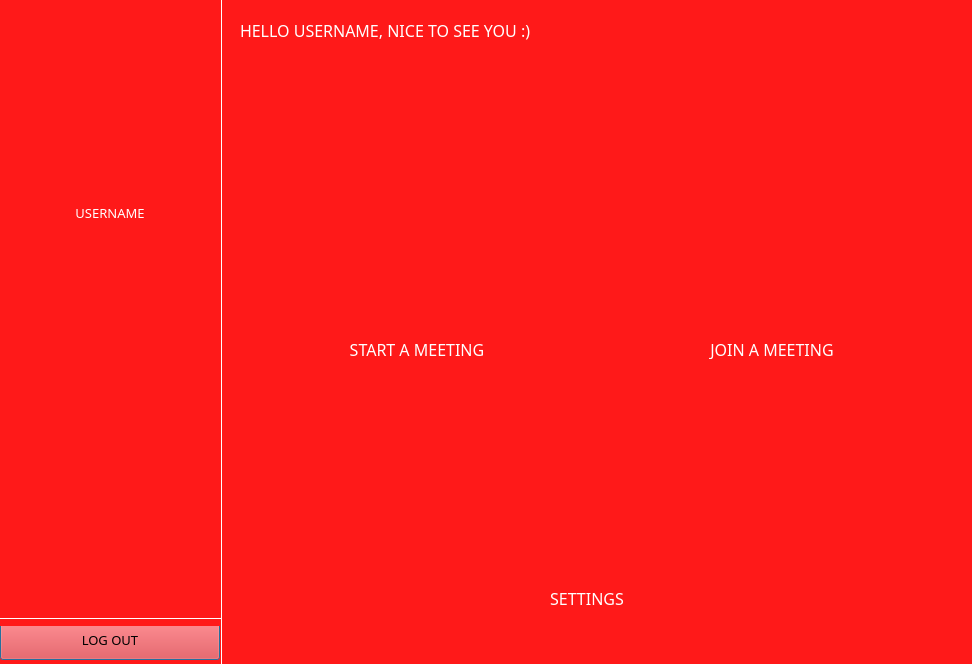
<?xml version="1.0" encoding="UTF-8"?>
<ui version="4.0">
 <class>MainPage</class>
 <widget class="QMainWindow" name="MainPage">
  <property name="geometry">
   <rect>
    <x>0</x>
    <y>0</y>
    <width>972</width>
    <height>664</height>
   </rect>
  </property>
  <property name="windowTitle">
   <string>CAMCALL </string>
  </property>
  <property name="windowIcon">
   <iconset>
    <normalon>official_icon.png</normalon>
   </iconset>
  </property>
  <property name="autoFillBackground">
   <bool>false</bool>
  </property>
  <property name="styleSheet">
   <string notr="true">background-color: rgb(255,25,25);</string>
  </property>
  <widget class="QWidget" name="centralwidget">
   <widget class="Line" name="line">
    <property name="geometry">
     <rect>
      <x>220</x>
      <y>0</y>
      <width>3</width>
      <height>664</height>
     </rect>
    </property>
    <property name="styleSheet">
     <string notr="true">color: rgb(255, 255, 255);</string>
    </property>
    <property name="frameShadow">
     <enum>QFrame::Plain</enum>
    </property>
    <property name="orientation">
     <enum>Qt::Vertical</enum>
    </property>
   </widget>
   <widget class="QLabel" name="icon">
    <property name="geometry">
     <rect>
      <x>0</x>
      <y>10</y>
      <width>220</width>
      <height>196</height>
     </rect>
    </property>
    <property name="text">
     <string/>
    </property>
    <property name="pixmap">
     <pixmap>:/pics/official_icon.png</pixmap>
    </property>
    <property name="scaledContents">
     <bool>true</bool>
    </property>
   </widget>
   <widget class="QLabel" name="user_symbol">
    <property name="geometry">
     <rect>
      <x>75</x>
      <y>130</y>
      <width>70</width>
      <height>70</height>
     </rect>
    </property>
    <property name="text">
     <string/>
    </property>
    <property name="pixmap">
     <pixmap>:/pics/USER.png</pixmap>
    </property>
    <property name="scaledContents">
     <bool>true</bool>
    </property>
   </widget>
   <widget class="QLabel" name="username">
    <property name="geometry">
     <rect>
      <x>10</x>
      <y>185</y>
      <width>200</width>
      <height>55</height>
     </rect>
    </property>
    <property name="font">
     <font>
      <family>Century Gothic</family>
      <pointsize>10</pointsize>
      <weight>50</weight>
      <italic>false</italic>
      <bold>false</bold>
     </font>
    </property>
    <property name="autoFillBackground">
     <bool>false</bool>
    </property>
    <property name="styleSheet">
     <string notr="true">font: 10pt &quot;Century Gothic&quot;;
color: rgb(255, 255, 255);
</string>
    </property>
    <property name="text">
     <string>USERNAME</string>
    </property>
    <property name="alignment">
     <set>Qt::AlignCenter</set>
    </property>
   </widget>
   <widget class="QPushButton" name="log_out_btn">
    <property name="geometry">
     <rect>
      <x>0</x>
      <y>620</y>
      <width>220</width>
      <height>40</height>
     </rect>
    </property>
    <property name="font">
     <font>
      <family>Century Gothic</family>
      <pointsize>10</pointsize>
     </font>
    </property>
    <property name="focusPolicy">
     <enum>Qt::StrongFocus</enum>
    </property>
    <property name="styleSheet">
     <string notr="true">background-color: rgb(255,25,25);</string>
    </property>
    <property name="text">
     <string>LOG OUT</string>
    </property>
    <property name="autoDefault">
     <bool>true</bool>
    </property>
    <property name="default">
     <bool>true</bool>
    </property>
    <property name="flat">
     <bool>false</bool>
    </property>
   </widget>
   <widget class="Line" name="line_2">
    <property name="geometry">
     <rect>
      <x>0</x>
      <y>610</y>
      <width>221</width>
      <height>16</height>
     </rect>
    </property>
    <property name="styleSheet">
     <string notr="true">color: rgb(255, 255, 255);</string>
    </property>
    <property name="frameShadow">
     <enum>QFrame::Plain</enum>
    </property>
    <property name="orientation">
     <enum>Qt::Horizontal</enum>
    </property>
   </widget>
   <widget class="QLabel" name="join_a_meeting_symbol">
    <property name="geometry">
     <rect>
      <x>286</x>
      <y>131</y>
      <width>268</width>
      <height>246</height>
     </rect>
    </property>
    <property name="text">
     <string/>
    </property>
    <property name="pixmap">
     <pixmap>:/pics/start_a_meeting.png</pixmap>
    </property>
    <property name="scaledContents">
     <bool>true</bool>
    </property>
   </widget>
   <widget class="QPushButton" name="start_a_meeting_btn">
    <property name="geometry">
     <rect>
      <x>300</x>
      <y>170</y>
      <width>241</width>
      <height>161</height>
     </rect>
    </property>
    <property name="cursor">
     <cursorShape>CrossCursor</cursorShape>
    </property>
    <property name="focusPolicy">
     <enum>Qt::ClickFocus</enum>
    </property>
    <property name="autoFillBackground">
     <bool>false</bool>
    </property>
    <property name="text">
     <string/>
    </property>
    <property name="iconSize">
     <size>
      <width>4</width>
      <height>5</height>
     </size>
    </property>
    <property name="shortcut">
     <string/>
    </property>
    <property name="flat">
     <bool>true</bool>
    </property>
   </widget>
   <widget class="QLabel" name="join_a_meeting_symbol_2">
    <property name="geometry">
     <rect>
      <x>634</x>
      <y>131</y>
      <width>268</width>
      <height>246</height>
     </rect>
    </property>
    <property name="text">
     <string/>
    </property>
    <property name="pixmap">
     <pixmap>:/pics/joinmeeting.png</pixmap>
    </property>
    <property name="scaledContents">
     <bool>true</bool>
    </property>
   </widget>
   <widget class="QPushButton" name="join_a_meeting_btn">
    <property name="geometry">
     <rect>
      <x>650</x>
      <y>170</y>
      <width>241</width>
      <height>161</height>
     </rect>
    </property>
    <property name="text">
     <string/>
    </property>
    <property name="flat">
     <bool>true</bool>
    </property>
   </widget>
   <widget class="QLabel" name="settings_symbol">
    <property name="geometry">
     <rect>
      <x>450</x>
      <y>370</y>
      <width>268</width>
      <height>246</height>
     </rect>
    </property>
    <property name="text">
     <string/>
    </property>
    <property name="pixmap">
     <pixmap>:/pics/settings.png</pixmap>
    </property>
    <property name="scaledContents">
     <bool>true</bool>
    </property>
   </widget>
   <widget class="QLabel" name="welcome_msg">
    <property name="geometry">
     <rect>
      <x>240</x>
      <y>10</y>
      <width>561</width>
      <height>40</height>
     </rect>
    </property>
    <property name="font">
     <font>
      <family>Century Gothic</family>
      <pointsize>12</pointsize>
      <weight>50</weight>
      <italic>false</italic>
      <bold>false</bold>
     </font>
    </property>
    <property name="autoFillBackground">
     <bool>false</bool>
    </property>
    <property name="styleSheet">
     <string notr="true">font: 12pt  &quot;Century Gothic&quot;;
color: rgb(255, 255, 255);
</string>
    </property>
    <property name="text">
     <string>HELLO USERNAME, NICE TO SEE YOU :)</string>
    </property>
    <property name="alignment">
     <set>Qt::AlignLeading|Qt::AlignLeft|Qt::AlignVCenter</set>
    </property>
   </widget>
   <widget class="QPushButton" name="settings_btn">
    <property name="geometry">
     <rect>
      <x>460</x>
      <y>410</y>
      <width>241</width>
      <height>161</height>
     </rect>
    </property>
    <property name="text">
     <string/>
    </property>
    <property name="flat">
     <bool>true</bool>
    </property>
   </widget>
   <widget class="QLabel" name="start_a_meeting_msg">
    <property name="geometry">
     <rect>
      <x>315</x>
      <y>340</y>
      <width>204</width>
      <height>19</height>
     </rect>
    </property>
    <property name="font">
     <font>
      <family>Century Gothic</family>
      <pointsize>12</pointsize>
      <weight>50</weight>
      <italic>false</italic>
      <bold>false</bold>
     </font>
    </property>
    <property name="autoFillBackground">
     <bool>false</bool>
    </property>
    <property name="styleSheet">
     <string notr="true">font: 12pt  &quot;Century Gothic&quot;;
color: rgb(255, 255, 255);
</string>
    </property>
    <property name="text">
     <string>START A MEETING</string>
    </property>
    <property name="alignment">
     <set>Qt::AlignCenter</set>
    </property>
   </widget>
   <widget class="QLabel" name="join_a_meeting_msg">
    <property name="geometry">
     <rect>
      <x>670</x>
      <y>340</y>
      <width>204</width>
      <height>19</height>
     </rect>
    </property>
    <property name="font">
     <font>
      <family>Century Gothic</family>
      <pointsize>12</pointsize>
      <weight>50</weight>
      <italic>false</italic>
      <bold>false</bold>
     </font>
    </property>
    <property name="autoFillBackground">
     <bool>false</bool>
    </property>
    <property name="styleSheet">
     <string notr="true">font: 12pt  &quot;Century Gothic&quot;;
color: rgb(255, 255, 255);
</string>
    </property>
    <property name="text">
     <string>JOIN A MEETING</string>
    </property>
    <property name="alignment">
     <set>Qt::AlignCenter</set>
    </property>
   </widget>
   <widget class="QLabel" name="settings_msg">
    <property name="geometry">
     <rect>
      <x>485</x>
      <y>590</y>
      <width>204</width>
      <height>16</height>
     </rect>
    </property>
    <property name="font">
     <font>
      <family>Century Gothic</family>
      <pointsize>12</pointsize>
      <weight>50</weight>
      <italic>false</italic>
      <bold>false</bold>
     </font>
    </property>
    <property name="autoFillBackground">
     <bool>false</bool>
    </property>
    <property name="styleSheet">
     <string notr="true">font: 12pt  &quot;Century Gothic&quot;;
color: rgb(255, 255, 255);
</string>
    </property>
    <property name="text">
     <string>SETTINGS</string>
    </property>
    <property name="alignment">
     <set>Qt::AlignCenter</set>
    </property>
   </widget>
  </widget>
 </widget>
 <resources>
  <include location="images.qrc"/>
 </resources>
 <connections/>
</ui>
